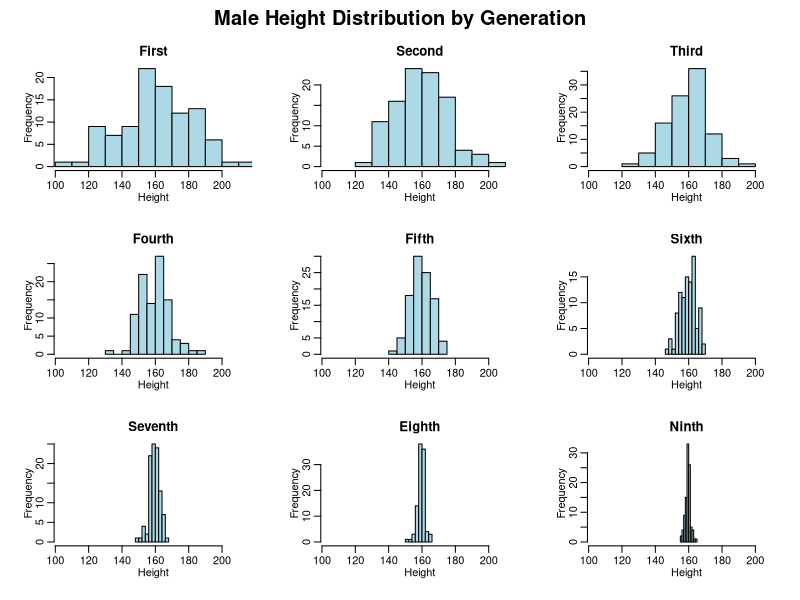
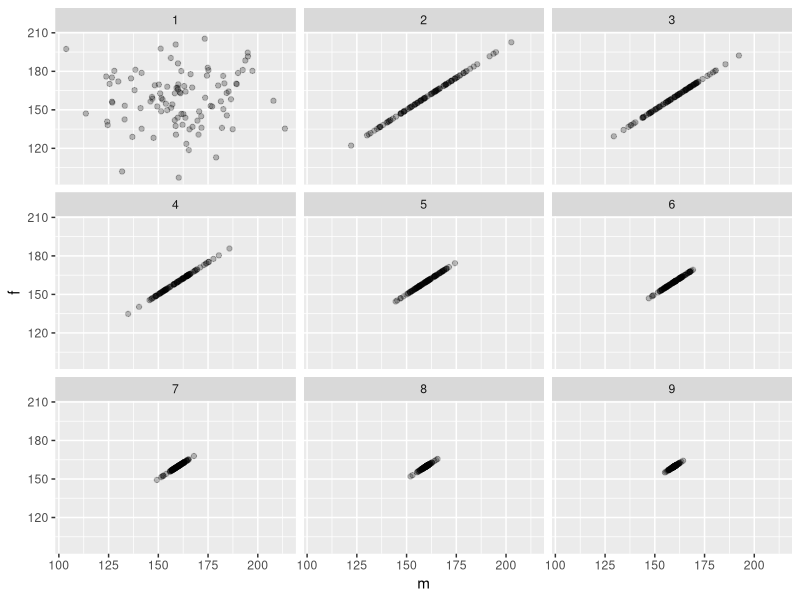
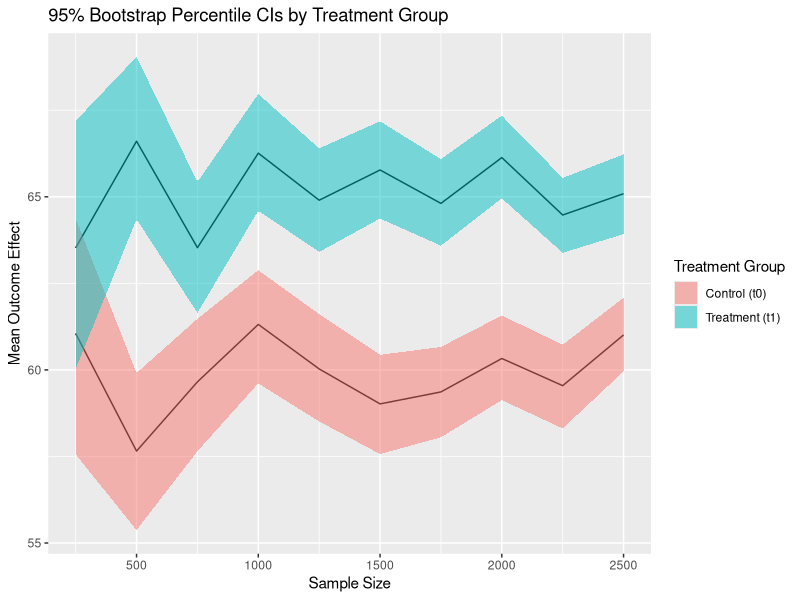
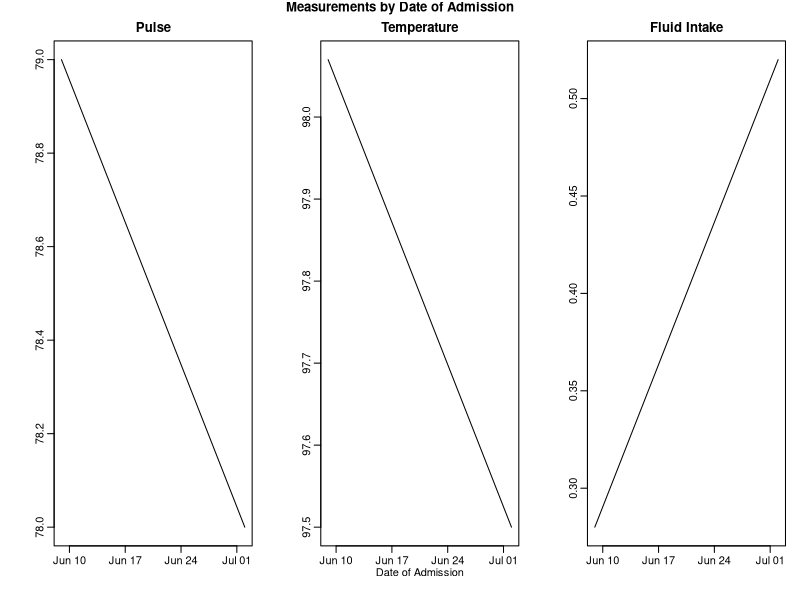

R code for these plots, in order:
## ---- chunk 1
library(sfsmisc)
library(ggplot2)
## ---- chunk 2
pop <- data.frame(m = rnorm(100, 160, 20), f = rnorm(100, 160, 20))
## ---- chunk 3
next_gen <- function(pop) {
    pop$m <- sample(pop$m)
    pop$m <- rowMeans(pop)
    pop$f <- pop$m
    pop
}
## ---- chunk 4
#x-axis limits to make graphs consistent
xmin <- min(pop$m)
xmax <- max(pop$m)
#Labels for graphs corresponding to each generation
ordinal <- c("First", "Second", "Third", "Fourth", "Fifth", "Sixth", "Seventh", "Eighth", "Ninth")
## ---- chunk 5
#Generate height data for each generation
genData <- pop
genData$gen <- 1
for(n in 2:9){
  #Ignore generation label when evalutating next generation heights
  pop <- next_gen(pop[,1:2])
  #Label generation number
  pop$gen <- n
  genData <- rbind(genData,pop)
}
tail(genData)

#Setup for plotting 9 histograms together
mult.fig(9, main = "Male Height Distribution by Generation")
for(n in 1:9){
  #Subset out the data for that generation
  gen <- genData[genData$gen == n,]
  #Plot that generation's data
  hist(gen$m, main=ordinal[n], xlab="Height", col="light blue", xlim=c(xmin,xmax))
}
## ---- chunk 6
qplot(x = m, y = f, data = genData, facets = ~gen, alpha = I(0.25))
## ---- chunk 7
#Set default arguments:  
#sampleSize = number of patients
#nboot = number of bootstrap samples
#alpha = significance level
bootPercentCI <- function(sampleSize, nboot = 1000, alpha = .05){
  #Assign subjects to treatment (1) or control (0)
  group <- rbinom(n = sampleSize, size = 1, prob = .5)
  outcome <- rnorm(n = sampleSize, mean = 60, sd = 20)
  treatmentOutcome <- outcome + 5
  #If subject in treatment group, update outcome to include treatment effect
  outcomeEffects <- treatmentOutcome*group + outcome*(1-group)
  data <- data.frame(group,outcomeEffects)
  
  #Separate effects based on treatment group
  t0 <- data[data$group == 0,]$outcomeEffects
  t1 <- data[data$group == 1,]$outcomeEffects
  
  #Perform bootstrap with 1000 samples and obtain 95% bootstrap percentile CI
  means.0 <- replicate(n = nboot, mean(sample(t0, replace=TRUE)))
  ci.0 <- quantile(means.0, c(alpha/2,1-(alpha/2)))
  means.1 <- replicate(n = nboot, mean(sample(t1, replace=TRUE)))
  ci.1 <- quantile(means.1, c(alpha/2,1-(alpha/2)))
  
  #Nicely present means and CI bounds for each treatment group
  resultVec <- c(mean(means.0),ci.0, mean(means.1), ci.1)
  names(resultVec) <- c("mean0", "lb0", "ub0", "mean1", "lb1", "ub1")
  
  return(resultVec)
}
## ---- chunk 8
#Initialize information vectors
sampSize <- numeric(10)
for(i in 1:10){
  sampSize[i] <- 250*i 
}

bootMean <- numeric(20)
lowerCI <- numeric(20)
upperCI <- numeric(20)

#Calculate bootstrap mean and CI for varying sample size
for(n in 1:10){
  #Bounds for adding values to info vectors
  a <- (2*n)-1
  b <- 2*n
  
  #Run function to obtain bootstrapped mean and CI
  x <- bootPercentCI(sampleSize = sampSize[n])
  
  #Substitute into info vectors
  bootMean[a:b] <- x[c("mean0","mean1")]
  lowerCI[a:b] <- x[c("lb0", "lb1")]
  upperCI[a:b] <- x[c("ub0", "ub1")]
}

#Store all information in data frame  
df <- data.frame("Sample.Size" = rep(sampSize, each = 2), "Treatment.Group" = rep(0:1, 10), "Boot.Mean" = bootMean, "Lower.CI" = lowerCI, "Upper.CI" = upperCI)
df
## ---- chunk 9
#Plot bootstrapped means
plot <- ggplot(data = df, aes(x = Sample.Size, y = Boot.Mean, group = Treatment.Group)) + geom_line()
#Add in shaded regions for 95% CIs
plot <- plot + geom_ribbon(data = df, aes(ymin = Lower.CI, ymax = Upper.CI, group = Treatment.Group, fill = factor(Treatment.Group)), alpha = 0.5)
#Set title, axis labels, and legend
plot <- plot + labs(title = "95% Bootstrap Percentile CIs by Treatment Group", x = "Sample Size", y = "Mean Outcome Effect") + scale_fill_discrete(name = "Treatment Group", labels=c("Control (t0)", "Treatment (t1)"))
#Display plot
plot
## ---- chunk 10
makePatient <- function() {
  vowel <- grep("[aeiou]", letters)
  cons <- grep("[^aeiou]", letters)
  name <- paste(sample(LETTERS[cons], 1), sample(letters[vowel], 1), sample(letters[cons], 1), sep='')
  gender <- factor(sample(0:1, 1), levels=0:1, labels=c('female','male'))
  dob <- as.Date(sample(7500, 1), origin="1970-01-01")
  n <- sample(6, 1)
  doa <- as.Date(sample(1500, n), origin="2010-01-01")
  pulse <- round(rnorm(n, 80, 10))
  temp <- round(rnorm(n, 98.4, 0.3), 2)
  fluid <- round(runif(n), 2)
  list(name = name, gender = gender, date_of_birth = dob, date_of_admission = doa, pulse = pulse, temperature = temp, fluid_intake = fluid)
}
## ---- chunk 11
set.seed(8)
patient <- makePatient()
class(patient) <- 'medicalRecord'

patient
class(patient)
## ---- chunk 12
mean.medicalRecord <- function(medRec){
  cat(sprintf("Average Pulse: %s\nAverage Temperature: %s\nAverage Fluid Intake: %s", mean(medRec$pulse), mean(medRec$temperature), mean(medRec$fluid_intake)), "\n")
}
## ---- chunk 13
print.medicalRecord <- function(medRec){
  cat(sprintf("Name: %s\nGender: %s\nDate of Birth: %s\n", medRec$name, medRec$gender, medRec$date_of_birth), "\n")
  df <- data.frame(medRec$date_of_admission, medRec$pulse, medRec$temperature, medRec$fluid_intake, row.names=NULL)
  names(df) <- c("Date.of.Admission", "Pulse", "Temperature", "Fluid.Intake")
  df <- df[order(df$Date.of.Admission),]
  print(df, row.names = FALSE)
}
## ---- chunk 14
plot.medicalRecord <- function(medRec){
  df <- data.frame(medRec$date_of_admission, medRec$pulse, medRec$temperature, medRec$fluid_intake)
  names(df) <- c("Date.of.Admission", "Pulse", "Temperature", "Fluid.Intake")
  df <- df[order(df$Date.of.Admission),]
  par(mfrow = c(1,3), oma=c(0,0,1,0))
  plot(df$Date.of.Admission, df$Pulse, type='l', main = "Pulse", xlab = "", ylab = "")
  plot(df$Date.of.Admission, df$Temperature, type='l', main = "Temperature", xlab = "Date of Admission", ylab = "")
  plot(df$Date.of.Admission, df$Fluid.Intake, type='l', main = "Fluid Intake", xlab = "", ylab = "")
  title(main = "Measurements by Date of Admission", outer=TRUE)
}
## ---- chunk 15
mean(patient)
print(patient)
plot(patient)
## ---- chunk 16
set.seed(8)
group <- replicate(10, list(makePatient()))
class(group) <- 'cohort'

mean.cohort <- function(grp){
  for(patient in grp){
    class(patient) <- 'medicalRecord'
    #Separate each record more cleanly
    cat(sprintf("~Measurements for Patient: %s\n", patient$name))
    cat(mean(patient), "\n")
  }
}

print.cohort <- function(grp){
  for(patient in grp){
    class(patient) <- 'medicalRecord'
    #Separate each record more cleanly
    cat(sprintf("\n~Medical Record"), "\n")
    print(patient)
  }
}
## ---- chunk 17
mean(group)
print(group)
